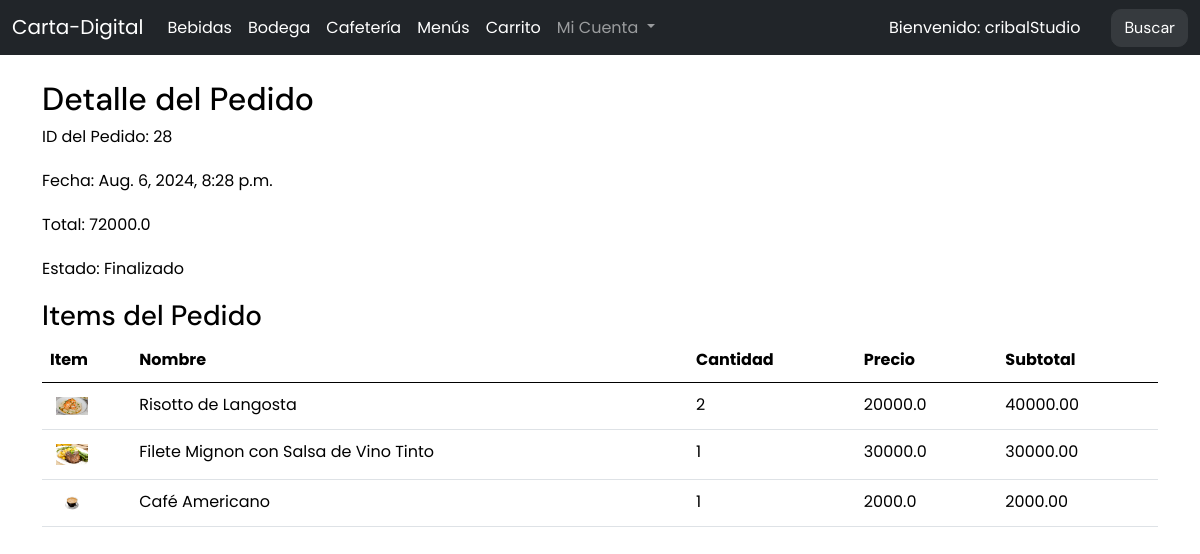
The app's page /detalle_pedido/28/ (signed in) with its own data.
### carta/models.py (models this page shows, shortened)
class Pedido(models.Model):
    Estados = [
        ('preparacion', 'En preparacion'),
        ('terminado', 'Terminado'),
        ('cancelado','Cancelado'),
        ('finalizado', 'Finalizado'),
    ]
    items = models.ManyToManyField(Item, blank=True, related_name="items", through='PedidoItem')
    monto_total = models.FloatField(null=False, default=0, verbose_name="Monto total")
    fecha = models.DateTimeField(null=True, auto_now_add=True)  # Definido con auto_now_add para establecer la fecha automáticamente al crear un pedido
    cliente = models.ForeignKey(Cliente, null=True, on_delete=models.CASCADE)
    completado= models.BooleanField(default=False, null=True)
    estado= models.CharField(max_length=12, choices= Estados, default= 'preparacion', verbose_name="Estado del Pedido")

class PedidoItem(models.Model):
    pedido = models.ForeignKey(Pedido, on_delete=models.CASCADE, related_name="pedido_item")
    item = models.ForeignKey(Item, on_delete=models.CASCADE)
    cantidad_seleccionada = models.IntegerField(null=False, default=1, verbose_name="Cantidad seleccionada")
    subtotal = models.DecimalField(max_digits=10, decimal_places=2, null=True, blank=True, verbose_name="Subtotal")
    veggie = models.BooleanField(default=False)
    gluten_free = models.BooleanField(default=False)
    tradicional = models.BooleanField(default=False)

class Item(models.Model):
    nombre = models.CharField(max_length=50, null=False)
    precio = models.FloatField(null=False)
    cantidad_stock = models.IntegerField(null=False, verbose_name="Cantidad en stock")
    categoria = models.ForeignKey(Categoria, on_delete= models.CASCADE, null=True)
    foto = models.ImageField(blank=True, default="/empty.png", upload_to='items/',verbose_name="foto")

### carta/views/historial.py (the view)
# urls.py: path('detalle_pedido/<int:pedido_id>/', detalle_pedido, name='detalle_pedido'),
@login_required(login_url='/users/login/')
def detalle_pedido(request, pedido_id):
    cliente = request.user.cliente
    pedido = get_object_or_404(Pedido, id=pedido_id, cliente=cliente)
    pedido_items = pedido.pedido_item.all()
    return render(request, 'detalle_pedido.html', {'pedido': pedido, 'pedido_items': pedido_items})

### carta/templates/detalle_pedido.html
{% extends "base.html" %}
{% block content %}
<h2>Detalle del Pedido</h2>
<p>ID del Pedido: {{ pedido.id }}</p>
<p>Fecha: {{ pedido.fecha }}</p>
<p>Total: {{ pedido.monto_total }}</p>
{% if pedido.completado %}
    <p>Estado: Finalizado</p>
{% else %}
    <p>Estado: En curso</p>
{% endif %}
<h3>Items del Pedido</h3>
<table class="table">
    <thead>
        <tr>
            <th>Item</th>
            <th>Nombre</th>
            <th>Cantidad</th>
            <th>Precio</th>
            <th>Subtotal</th>
        </tr>
    </thead>
    <tbody>
        {% for item in pedido_items %}
        <tr>
            <td style="width: 8%;"><img class="img-fluid" src="{{ item.item.foto.url }}" alt="Foto"/></td>
            <td>{{ item.item.nombre }}</td>
            <td>{{ item.cantidad_seleccionada }}</td>
            <td>{{ item.item.precio }}</td>
            <td>{{ item.subtotal }}</td>
        </tr>
        {% endfor %}
    </tbody>
</table>
{% endblock %}

### carta/templates/navbar.html (shortened to what this page needs)
<nav class="navbar navbar-expand-lg bg-body-tertiary fixed-top navbar-dark bg-dark">
    <div class="container-fluid">
        <a class="navbar-brand" href="/">Carta-Digital</a>
        <div class="collapse navbar-collapse" id="navbarSupportedContent">
            <ul class="navbar-nav me-auto mb-2 mb-lg-0">
                <li class="nav-item">
                    <a class="nav-link active" href="/bebidas">Bebidas</a>
                </li>
                <li class="nav-item">
                    <a class="nav-link active" href="/bodega">Bodega</a>
                </li>
                <li class="nav-item">
                    <a class="nav-link active" href="/cafeteria">Cafetería</a>
                </li>
                <li class="nav-item">
                    <a class="nav-link active" href="/menus">Menús</a>
                </li>
                <li class="nav-item">
                    <a class="nav-link active" href="{% url 'ver-carro' %}">
                         Carrito
                    </a>
                </li>
                <li class="nav-item dropdown">
                    <a class="nav-link dropdown-toggle" href="#" role="button" data-bs-toggle="dropdown" aria-expanded="false">
                        Mi Cuenta
                    </a>
                </li>
            </ul>
            <div class="d-flex align-items-center">
                {% if user.is_authenticated %}
                    <span class="nav-link active text-white me-3">
                        Bienvenido: <span>{{ user.username }}</span>
                    </span>
                {% endif %}
                <form class="d-flex" role="search" method="POST" action="{% url 'search-view' %}">
                    <button class="btn btn-outline-success active" type="submit">Buscar</button>
                </form>
            </div>
        </div>
    </div>
</nav>

### records on screen
Pedido: id "28", fecha "Aug. 6, 2024, 8:28 p.m.", monto_total "72000.0"
PedidoItem: item.foto (picture), item.nombre "Risotto de Langosta", cantidad_seleccionada "2", item.precio "20000.0", subtotal "40000.00"
PedidoItem: item.foto (picture), item.nombre "Filete Mignon con Salsa de Vino Tinto", cantidad_seleccionada "1", item.precio "30000.0", subtotal "30000.00"
PedidoItem: item.foto (picture), item.nombre "Café Americano", cantidad_seleccionada "1", item.precio "2000.0", subtotal "2000.00"

### other values on screen
{{ user.username }} "cribalStudio"
